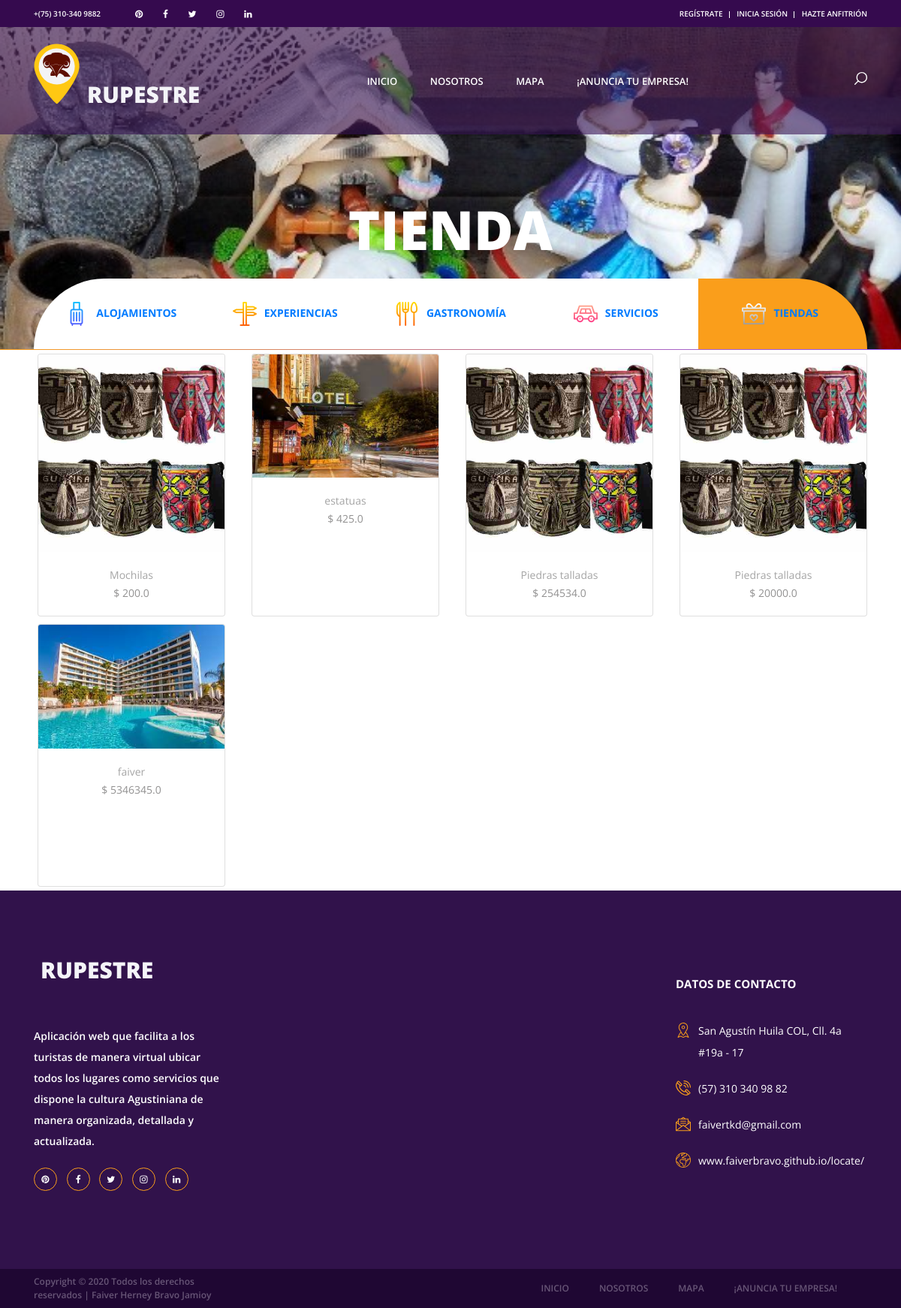
Page /tienda/ on the earlier database version.
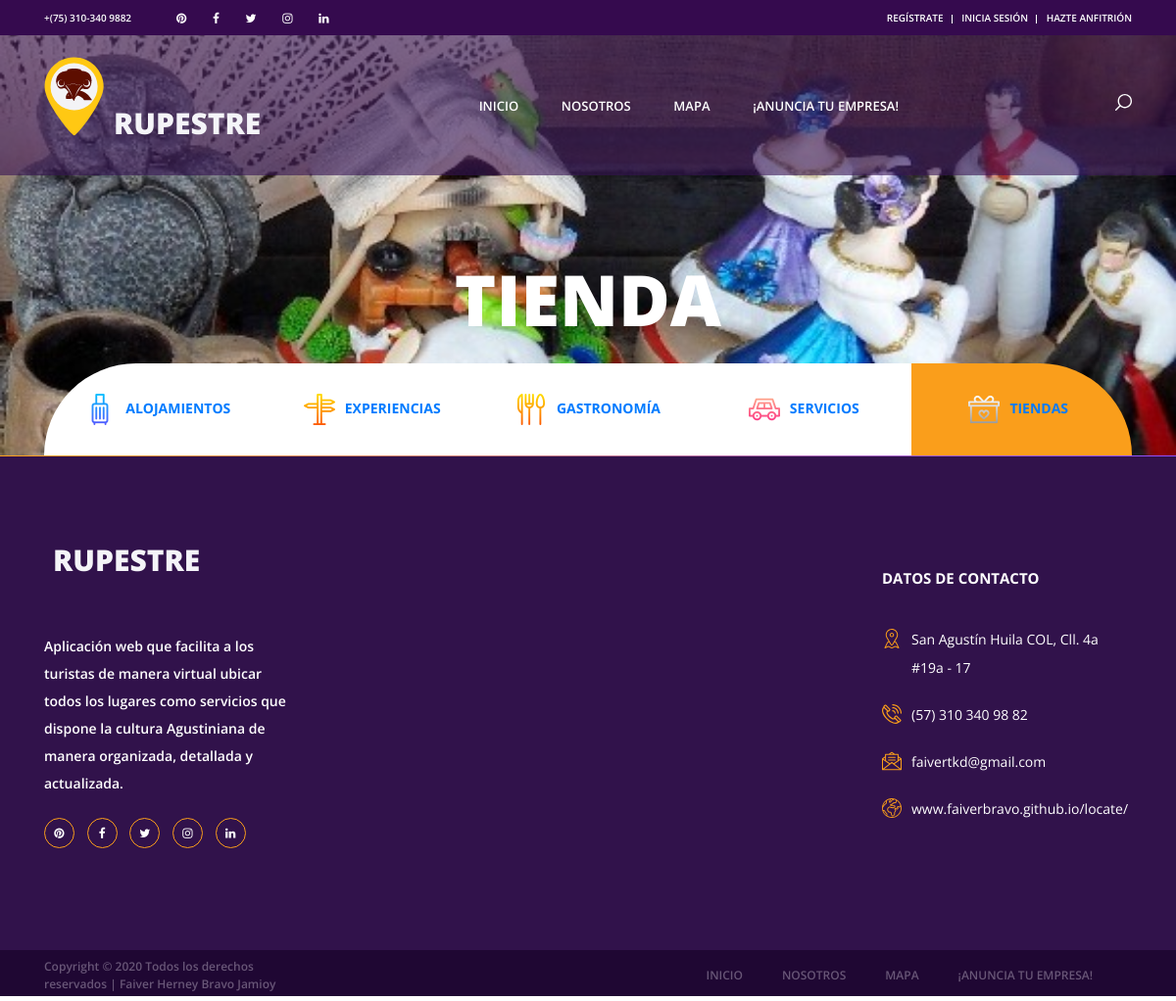
Same page on the later database version.
### tienda/models.py (models this page shows)
class Producto(models.Model):
    nombre=models.CharField(max_length=50)
    categorias=models.ForeignKey(CategoriaProd, on_delete=models.CASCADE)
    imagen=models.ImageField(upload_to="tienda", null=True, blank=True)
    precio=models.FloatField()
    disponibilidad=models.BooleanField(default=True)
    created=models.DateTimeField(auto_now_add=True)
    updated=models.DateTimeField(auto_now_add=True)
    class Meta:
        verbose_name="Producto"
        verbose_name_plural="Productos"

### tienda/views.py (the view)
# urls.py: path('tienda/', include('tienda.urls')),
def tienda(request):
    productos=Producto.objects.all()
    return render(request, "tienda/tienda.html", {"productos":productos})

### tienda/templates/tienda/tienda.html (shortened to what this page needs)
{% extends "RupestreApp/base2.html" %}
{% load static %}
{% block content %}
<div class="home">
	<div class="home_background parallax-window" data-parallax="scroll" data-image-src="{% static 'images/inicio/artesanias.jpg' %}"></div>
	<div class="home_content">
		<div class="home_title">Tienda</div>
	</div>
</div>
<div class="search">
	<div class="container fill_height">
		<div class="row fill_height">
			<div class="col fill_height">
				<div class="search_tabs_container">
					<div
						class="search_tabs d-flex flex-lg-row flex-column align-items-lg-center align-items-start justify-content-lg-between justify-content-start">
						<div
							class="search_tab d-flex flex-row align-items-center justify-content-lg-center justify-content-start">
							<a class="link" href="{% url 'Alojamientos' %}"><img src="{% static 'images/iconos/alojamientos.png' %} "
									alt=""><span>alojamientos</span></a>
						</div>
						<div
							class="search_tab d-flex flex-row align-items-center justify-content-lg-center justify-content-start text-decoration:none">
							<a class="link" href="{% url 'Experiencias' %}"><img src="{% static 'images/iconos/turismo.png' %}" alt="">experiencias</a>
						</div>
						<div
							class="search_tab d-flex flex-row align-items-center justify-content-lg-center justify-content-start text-decoration:none">
							<a class="link" href="{% url 'Gastronomia' %}"><img src="{% static 'images/iconos/gastronomia.png' %}"
									alt="">gastronomía</a>
						</div>
						<div
							class="search_tab d-flex flex-row align-items-center justify-content-lg-center justify-content-start text-decoration:none">
							<a class="link" href="{% url 'Servicios' %}"><img src="{% static 'images/iconos/servicios.png' %}"
									alt="">servicios</a>
						</div>
						<div
							class="search_tab active d-flex flex-row align-items-center justify-content-lg-center justify-content-start text-decoration:none">
							<a class="link" href="{% url 'Tienda' %}"><img src="{% static 'images/iconos/tiendas.png' %}" alt="">tiendas</a>
						</div>
					</div>
				</div>
			</div>
		</div>
	</div>
</div>
<div class="container">
	<div class="row">
{% for producto in productos %}
		<div class="col-md-3">
			<div class="card" style="width: 250px; height: 350px; object-fit: cover; margin: 5px 5px;">
				<img src="{{producto.imagen.url}}"class="card-img-top">
				<div class="card-body" style="text-align: center;">
					<h7 class="card-title">{{producto.nombre}}</h7>
					<p class="card-text">$&nbsp;{{producto.precio}}</p>
				</div>
			</div>
		</div>
{% endfor %}
	</div>
</div>
{% endblock %}

Differences in the rows shown:
removed Producto: imagen (picture), nombre "Mochilas", precio "200.0"
removed Producto: imagen (picture), nombre "estatuas", precio "425.0"
removed Producto: imagen (picture), nombre "Piedras talladas", precio "254534.0"
removed Producto: imagen (picture), nombre "Piedras talladas", precio "20000.0"
removed Producto: imagen (picture), nombre "faiver", precio "5346345.0"
